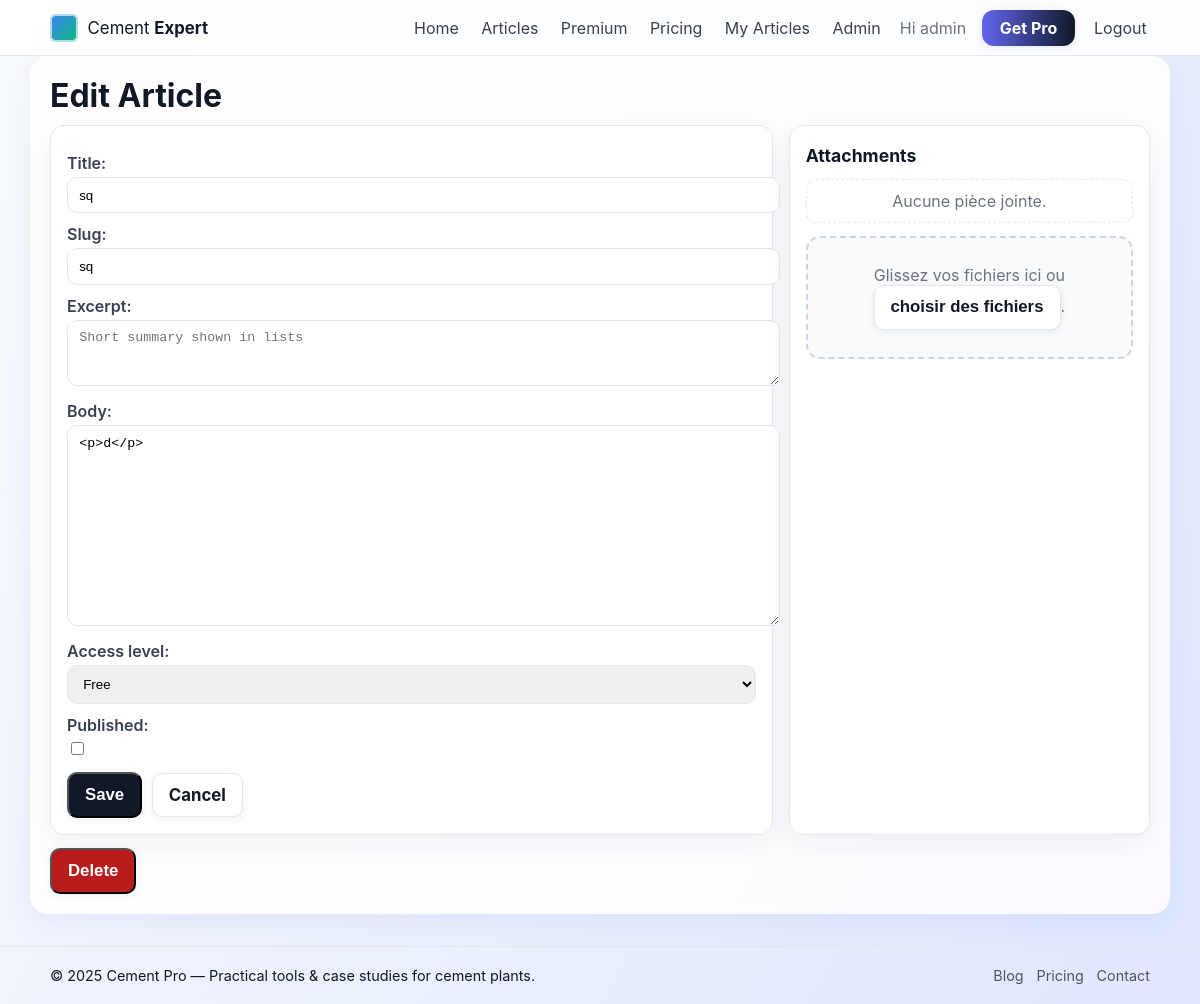
Screenshot of /me/articles/sq/edit/ (signed in) with the database file from the repository.
### core/models.py (models this page shows, shortened)
class Article(models.Model):
    FREE = "free"
    BASIC = "basic"
    PRO = "pro"
    ACCESS = [(FREE, "Free"), (BASIC, "Basic"), (PRO, "Pro")]
    title = models.CharField(max_length=200)
    slug = models.SlugField(unique=True, blank=True)
    excerpt = models.TextField(blank=True)
    body = RichTextUploadingField() if _HAS_CK else models.TextField()
    access_level = models.CharField(max_length=10, choices=ACCESS, default=FREE)
    published = models.BooleanField(default=False)
    created_at = models.DateTimeField(auto_now_add=True)
    author = models.ForeignKey(
        settings.AUTH_USER_MODEL, on_delete=models.CASCADE, related_name="articles", null=True, blank=True
    )

### core/views.py (the view, shortened to what this page needs)
# urls.py: path("me/articles/<slug:slug>/edit/", views.ArticleUpdatePublicView.as_view(), name="article_edit_public"),
class ArticleUpdatePublicView(LoginRequiredMixin, UserPassesTestMixin, UpdateView):
    model = Article
    slug_field = "slug"
    slug_url_kwarg = "slug"
    template_name = "editor/article_form.html"
    success_url = reverse_lazy("my_articles")
    def get_form_class(self):
        return ArticleEditorForm if self.request.user.is_staff else ArticleForm
    def test_func(self):
        obj = self.get_object()
        return (obj.author_id == self.request.user.id) or self.request.user.is_staff
    def get_context_data(self, **kwargs):
        ctx = super().get_context_data(**kwargs)
        return ctx

### core/forms.py
class ArticleEditorForm(forms.ModelForm):
    class Meta:
        model = Article
        fields = '__all__'

### core/context.py (called while the page is built)
def adsense_keys(request):
    return {"ADSENSE_CLIENT": os.environ.get("ADSENSE_CLIENT", "")}

def stripe_keys(request):
    return {"STRIPE_PUBLIC_KEY": os.environ.get("STRIPE_PUBLIC_KEY", "")}

def user_tier(request):
    tier = "Guest"
    if request.user.is_authenticated:
        sub = Subscription.objects.filter(user=request.user).first()
        tier = "Premium" if (sub and sub.is_active()) else "Free"
    return {"USER_TIER": tier}

### core/templates/editor/article_form.html (shortened to what this page needs)
{% extends "base.html" %}
{% block content %}
<h1 style="margin-bottom:.6rem;">{% if view.object %}Edit{% else %}New{% endif %} Article</h1>
<form id="article-form" method="post" enctype="multipart/form-data">
  <div class="layout">
    <div class="card">
      {{ form.as_p }}
      <div class="actions">
        <button class="btn btn-primary" id="saveBtn" type="submit">Save</button>
        <a class="btn btn-ghost" href="{% url 'my_articles' %}">Cancel</a>
      </div>
    </div>
    <div class="card">
      <h2>Attachments</h2>
      <div id="attContainer" class="att-list">
        {% for f in att_formset.forms %}
          <div class="att-item">
            <div class="file-thumb">
              <img alt="Attachment">
              <div>
                {{ f.id }}
                {{ f.file }}
                {{ f.title }}
                {% if f.instance.file %}
                  <div class="file-meta">{{ f.instance.file.name }}</div>
                {% endif %}
              </div>
            </div>
            <div>
              {% if att_formset.can_delete %}{{ f.DELETE }} <label class="muted">Delete</label>{% endif %}
            </div>
          </div>
        {% empty %}
          <div class="att-empty">Aucune pièce jointe.</div>
        {% endfor %}
      </div>
      <div id="dropzone" class="dropzone mg-top">
        <p class="muted">
          Glissez vos fichiers ici ou
          <button type="button" class="btn btn-ghost" id="pickBtn">choisir des fichiers</button>.
        </p>
      </div>
    </div>
  </div>
</form>
{% if view.object and request.user.is_staff %}
  <form method="post" action="{% url 'article_delete_public' view.object.slug %}" onsubmit="return confirm('Delete this article?');" style="margin-top:.8rem;">
    <button class="btn btn-danger" type="submit">Delete</button>
  </form>
{% elif view.object and view.object.author_id == request.user.id %}
  <form method="post" action="{% url 'article_delete_public' view.object.slug %}" onsubmit="return confirm('Delete this article?');" style="margin-top:.8rem;">
    {% csrf_token %}
    <button class="btn btn-danger" type="submit">Delete</button>
  </form>
{% endif %}
{% endblock %}

### core/templates/base.html (shortened to what this page needs)
{% load static %}
<!doctype html>
<html lang="en">
<head>
  <link rel="stylesheet" href="{% static 'site.css' %}"/>
</head>
<body>
  <header class="site-header">
    <div class="nav-wrap">
      <a class="brand" href="{% url 'home' %}">
        <span class="brand-logo"></span>
        <span class="brand-text">Cement <strong>Expert</strong></span>
      </a>
      <nav id="nav-menu" class="nav">
        <a href="{% url 'home' %}" class="nav-link">Home</a>
        <a href="{% url 'blog_list' %}" class="nav-link">Articles</a>
        <a href="{% url 'premium_list' %}" class="nav-link">Premium</a>
        <a href="{% url 'pricing' %}" class="nav-link">Pricing</a>
        {% if user.is_authenticated %}
          <a href="{% url 'my_articles' %}" class="nav-link">My Articles</a>
          {% if user.is_staff %}
            <a href="/admin/" class="nav-link">Admin</a>
          {% endif %}
          <span class="nav-user">Hi {{ user.username }}</span>
          {% if USER_TIER != "Premium" %}
            <a href="{% url 'pricing' %}" class="btn-pro">Get Pro</a>
          {% endif %}
          <a href="{% url 'logout' %}" class="nav-link">Logout</a>
        {% else %}
          <a href="{% url 'login' %}" class="nav-link">Login</a>
          <a href="{% url 'signup' %}" class="btn-pro" style="margin-left:.5rem;">Create Account</a>
        {% endif %}
      </nav>
    </div>
  </header>
  <main class="container">
    {% block content %}{% endblock %}
  </main>
  <footer class="site-footer">
    <div class="footer-inner">
      <div>© {% now "Y" %} Cement Pro — Practical tools &amp; case studies for cement plants.</div>
      <div class="footer-links">
        <a href="{% url 'blog_list' %}">Blog</a>
        <a href="{% url 'pricing' %}">Pricing</a>
        <a href="mailto:contact@example.com">Contact</a>
      </div>
    </div>
  </footer>
</body>
</html>

### static/site.css (style rules this page uses)
body { font-family: system-ui, -apple-system, Segoe UI, Roboto, Arial, sans-serif; margin:0; color:#111827; }
body { font-family: 'Inter', system-ui, -apple-system, Segoe UI, Roboto, Arial, sans-serif; margin: 0; color: #111827; background: linear-gradient(120deg, #f8fafc 0%, #e0e7ff 100%); min-height: 100vh; }
.container { max-width: 1100px; margin: 0 auto; padding: 1.25rem; }
.container { max-width: 1100px; margin: 0 auto; padding: 1.25rem; background: rgba(255,255,255,0.85); border-radius: 18px; box-shadow: 0 8px 32px rgba(60,80,180,0.07); backdrop-filter: blur(4px); }
h1,h2,h3,h4 { margin:0 0 .5rem 0; }
.muted { color:#6b7280; }
.site-header { position: sticky; top: 0; z-index: 40; background: rgba(255,255,255,0.85); backdrop-filter: saturate(180%) blur(12px); border-bottom: 1px solid #e5e7eb; }
.nav-wrap { max-width: 1100px; margin: 0 auto; padding: .6rem 1.25rem; display: flex; align-items: center; justify-content: space-between; gap: 1rem; }
.brand { display: inline-flex; align-items: center; gap: .6rem; text-decoration: none; color: #111827; }
.brand-logo { width: 28px; height: 28px; border-radius: 6px; background: linear-gradient(135deg, #3b82f6, #10b981); box-shadow: inset 0 0 0 2px #ffffffa8; }
.brand-text { font-size: 1.05rem; }
.nav { display: flex; align-items: center; gap: 1rem; }
.nav-link { text-decoration: none; color: #374151; padding: .4rem .2rem; border-radius: 8px; }
.nav-link { text-decoration: none; color: #374151; padding: .4rem .2rem; border-radius: 8px; transition: background .2s, color .2s, box-shadow .2s; }
.nav-user { color: #6b7280; }
.btn-pro { text-decoration:none; background:#111827; color:#fff; padding:.5rem .8rem; border-radius:10px; font-weight:700; }
.btn-pro { text-decoration: none; background: linear-gradient(90deg, #6366f1 0%, #111827 100%); color: #fff; padding: .5rem 1.1rem; border-radius: 12px; font-weight: 700; box-shadow: 0 2px 8px rgba(31,41,55,0.09); transition: filter .2s, box-shadow .2s, transform .2s; }
.site-footer { border-top:1px solid #e5e7eb; margin-top:2rem; }
.footer-inner { max-width:1100px; margin:0 auto; padding:1.25rem; display:flex; gap:1rem; justify-content:space-between; flex-wrap:wrap; font-size:.9rem; }
.footer-links { display:flex; gap:.8rem; }
.footer-links a { color:#4b5563; text-decoration:none; }
.btn { display:inline-block; padding:.7rem 1rem; border-radius:10px; text-decoration:none; font-weight:700; }
.btn-primary { background:#111827; color:#fff; }
.btn-ghost { background:#fff; color:#111827; border:1px solid #e5e7eb; }
.card { background:#fff; border:1px solid #e5e7eb; border-radius:14px; padding:1rem; }
.card { background: rgba(255,255,255,0.95); border: 1px solid #e5e7eb; border-radius: 16px; padding: 1.1rem; box-shadow: 0 4px 16px rgba(31,41,55,0.08); transition: box-shadow .2s, transform .2s; animation: floatCard 2.2s ease-in-out infinite alternate; }
.btn { display: inline-block; padding: .7rem 1.1rem; border-radius: 12px; text-decoration: none; font-weight: 700; font-size: 1.05rem; box-shadow: 0 2px 8px rgba(31,41,55,0.07); transition: transform .15s, box-shadow .2s, background .2s, color .2s; }
.btn-primary { background: linear-gradient(90deg, #6366f1 0%, #111827 100%); color: #fff; }
.btn-ghost { background: #fff; color: #111827; border: 1px solid #e5e7eb; }

### rows the page displays
Article: title "sq", slug "sq", body "<p>d</p>", access_level "Free"

### other values shown
{{ user.username }} "admin"
